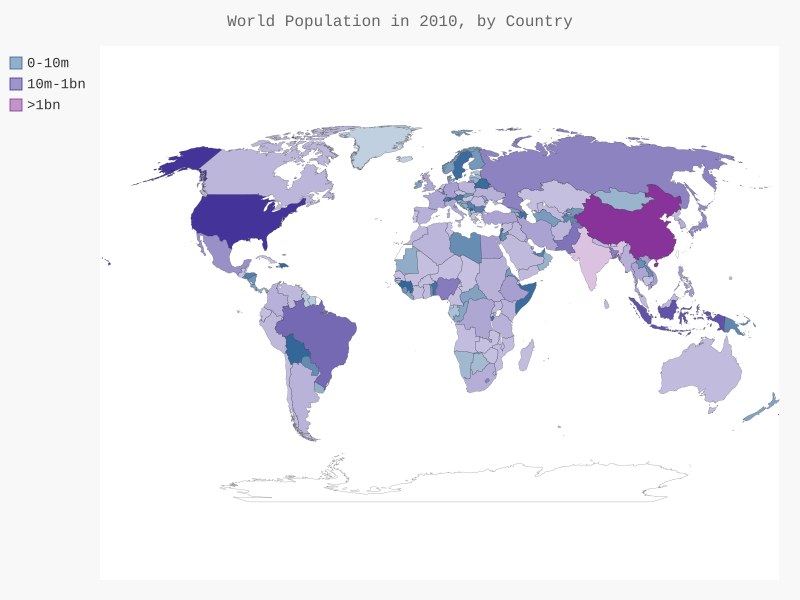

Source code (Python):
import json

from pygal_maps_world.maps import World
from pygal.style import RotateStyle, LightColorizedStyle    

from country_codes import get_country_code

from pygal_maps_world.i18n import COUNTRIES

# load data into a list
filename = 'population_data.json'
with open(filename) as f:
    pop_data = json.load(f)

# build a dictionary of population data for 2010
populations_2010 = {}

for pop_dict in pop_data:
    if pop_dict['Year'] == '2010':
        country_name = pop_dict['Country Name']
        population = int(float(pop_dict['Value']))
        code = get_country_code(country_name)
        # only add if the code is not None
        if code:
            populations_2010[code] = population

# check which countries from pygal were not found in the population data
for cc, name in COUNTRIES.items():
    if cc not in populations_2010:
        print(f"{name} ({cc}) not found in population data")

# divide the countries into 3 population levels
cc_pop_1, cc_pop_2, cc_pop_3 = {}, {}, {}
for cc, pop in populations_2010.items():
    if pop < 10000000:
        cc_pop_1[cc] = pop
    elif pop < 1000000000:
        cc_pop_2[cc] = pop
    else:
        cc_pop_3[cc] = pop

# see how many countries are in each level
print(len(cc_pop_1), len(cc_pop_2), len(cc_pop_3))

wm_style = RotateStyle('#336699', base_style=LightColorizedStyle)
wm = World(style=wm_style)
wm.title = 'World Population in 2010, by Country'
wm.add('0-10m', cc_pop_1)
wm.add('10m-1bn', cc_pop_2)
wm.add('>1bn', cc_pop_3)

wm.render_to_file('world_population.svg')
